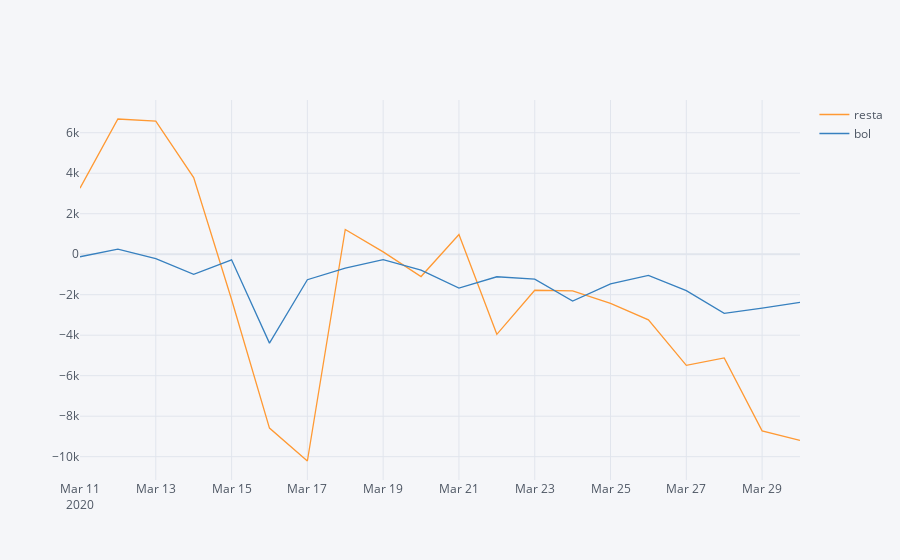

The cell this chart's notebook holds for it:
### Code cell
ba.iplot()

### Figure 1 — Plotly figure (JSON) as saved in the notebook; plotly's stock layout.template omitted (floating-point values rounded to 4 significant figures)
{"data": [{"line": {"color": "rgba(255, 153, 51, 1.0)", "dash": "solid", "shape": "linear", "width": 1.3}, "mode": "lines", "name": "resta", "text": "", "type": "scatter", "x": ["2020-03-11", "2020-03-12", "2020-03-13", "2020-03-14", "2020-03-15", "2020-03-16", "2020-03-17", "2020-03-18", "2020-03-19", "2020-03-20", "2020-03-21", "2020-03-22", "2020-03-23", "2020-03-24", "2020-03-25", "2020-03-26", "2020-03-27", "2020-03-28", "2020-03-29", "2020-03-30"], "y": [3264.0, 6678.0, 6575.0, 3785.0, -2240.0, -8587.0, -10210.0, 1221.0, 116.4, -1103.0, 975.4, -3957.0, -1779.0, -1813.0, -2426.0, -3243.0, -5487.0, -5122.0, -8722.0, -9192.0]}, {"line": {"color": "rgba(55, 128, 191, 1.0)", "dash": "solid", "shape": "linear", "width": 1.3}, "mode": "lines", "name": "bol", "text": "", "type": "scatter", "x": ["2020-03-11", "2020-03-12", "2020-03-13", "2020-03-14", "2020-03-15", "2020-03-16", "2020-03-17", "2020-03-18", "2020-03-19", "2020-03-20", "2020-03-21", "2020-03-22", "2020-03-23", "2020-03-24", "2020-03-25", "2020-03-26", "2020-03-27", "2020-03-28", "2020-03-29", "2020-03-30"], "y": [-125.8, 251.8, -220.4, -989.7, -277.9, -4391.0, -1261.0, -686.0, -267.3, -786.6, -1674.0, -1115.0, -1230.0, -2311.0, -1467.0, -1043.0, -1798.0, -2918.0, -2657.0, -2382.0]}], "layout": {"legend": {"bgcolor": "#F5F6F9", "font": {"color": "#4D5663"}}, "paper_bgcolor": "#F5F6F9", "plot_bgcolor": "#F5F6F9", "title": {"font": {"color": "#4D5663"}}, "xaxis": {"gridcolor": "#E1E5ED", "showgrid": true, "tickfont": {"color": "#4D5663"}, "title": {"font": {"color": "#4D5663"}, "text": ""}, "zerolinecolor": "#E1E5ED"}, "yaxis": {"gridcolor": "#E1E5ED", "showgrid": true, "tickfont": {"color": "#4D5663"}, "title": {"font": {"color": "#4D5663"}, "text": ""}, "zerolinecolor": "#E1E5ED"}}}
